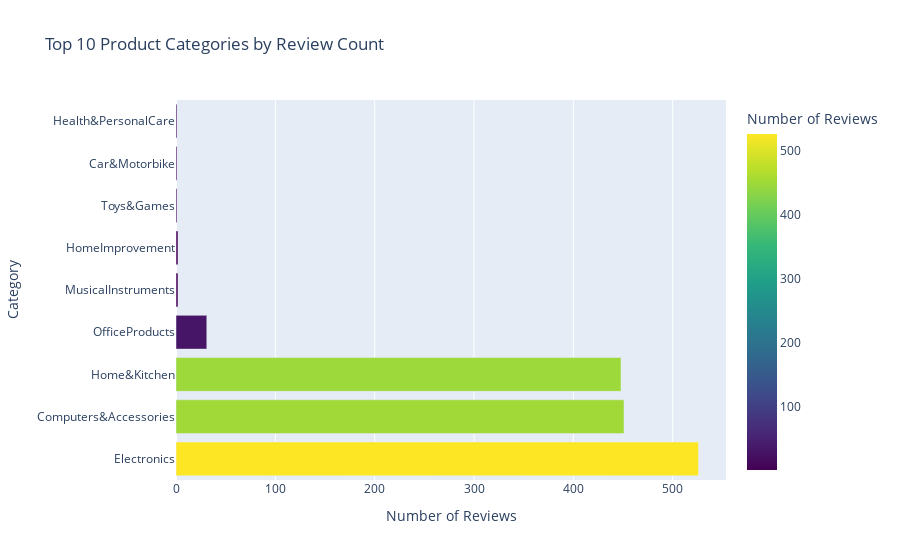

Write notebook code for a chart like this one.
### Code cell
# 3: Top 10 Product Categories
df['main_category'] = df['category'].apply(lambda x: x.split('|')[0] if pd.notna(x) else x)
top_categories_df = df['main_category'].value_counts().nlargest(10).reset_index()
top_categories_df.columns = ['Category', 'Number of Reviews']
fig_categories = px.bar(top_categories_df, x='Number of Reviews', y='Category',
                        orientation='h',
                        title='Top 10 Product Categories by Review Count',
                        color='Number of Reviews',
                        color_continuous_scale=px.colors.sequential.Viridis)
fig_categories.show()

### Figure 1 — Plotly figure (JSON) as saved in the notebook; plotly's stock layout.template omitted (floating-point values rounded to 4 significant figures)
{"data": [{"alignmentgroup": "True", "hovertemplate": "Number of Reviews=%{marker.color}<br>Category=%{y}<extra></extra>", "legendgroup": "", "marker": {"color": [526, 451, 448, 31, 2, 2, 1, 1, 1], "coloraxis": "coloraxis", "pattern": {"shape": ""}}, "name": "", "offsetgroup": "", "orientation": "h", "showlegend": false, "textposition": "auto", "type": "bar", "x": [526, 451, 448, 31, 2, 2, 1, 1, 1], "xaxis": "x", "y": ["Electronics", "Computers&Accessories", "Home&Kitchen", "OfficeProducts", "MusicalInstruments", "HomeImprovement", "Toys&Games", "Car&Motorbike", "Health&PersonalCare"], "yaxis": "y"}], "layout": {"autosize": true, "barmode": "relative", "coloraxis": {"colorbar": {"title": {"text": "Number of Reviews"}}, "colorscale": [[0, "#440154"], [0.1111, "#482878"], [0.2222, "#3e4989"], [0.3333, "#31688e"], [0.4444, "#26828e"], [0.5556, "#1f9e89"], [0.6667, "#35b779"], [0.7778, "#6ece58"], [0.8889, "#b5de2b"], [1, "#fde725"]]}, "legend": {"tracegroupgap": 0}, "title": {"text": "Top 10 Product Categories by Review Count"}, "xaxis": {"anchor": "y", "autorange": true, "domain": [0, 1], "range": [0, 553.7], "title": {"text": "Number of Reviews"}, "type": "linear"}, "yaxis": {"anchor": "x", "autorange": true, "domain": [0, 1], "range": [-0.5, 8.5], "title": {"text": "Category"}, "type": "category"}}}
